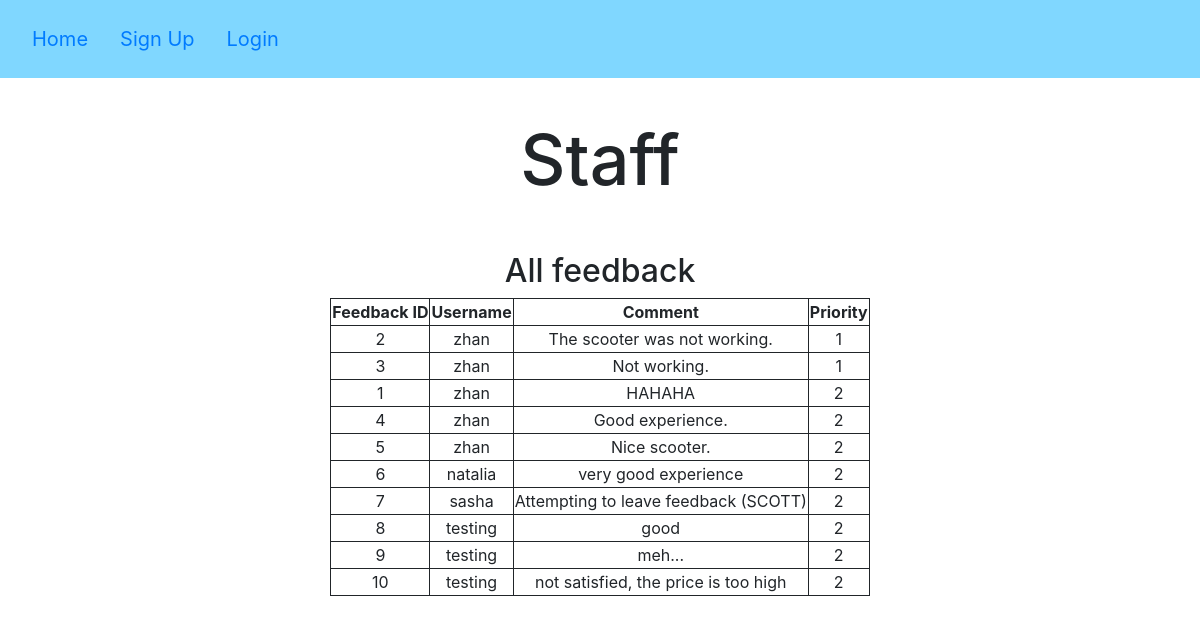
/view_feedback, run on the app's committed database.
### app/models.py (models this page shows)
class Feedback(db.Model):
    __tablename__ = 'comments'
    id = db.Column(db.Integer, primary_key=True)
    user_id = db.Column(db.Integer, db.ForeignKey('users.id'))
    comments = db.Column(db.Text)
    priority = db.Column(db.Integer)

class Users(UserMixin, db.Model):
    __tablename__ = 'users'
    id = db.Column(db.Integer, primary_key=True)
    username = db.Column(db.String(100), unique=True)
    email = db.Column(db.String(200), unique=True)
    password = db.Column(db.String(100))
    age = db.Column(db.Integer)
    staff = db.Column(db.Integer, default=0)
    cards = db.relationship('CardDetails', backref='users', lazy='dynamic')
    booking = db.relationship('Book', foreign_keys='Book.user_id', backref='users', lazy='dynamic')

### app/views.py (the view)
@app.route('/view_feedback', methods=['GET', 'POST'])
def view_feedback():
    users = []
    comments = []
    for i in models.Feedback.query.all():
        if i.priority == 1:
            comments.append(i)
            users.append(models.Users.query.get(i.user_id))
    for i in models.Feedback.query.all():
        if i.priority == 2:
            comments.append(i)
            users.append(models.Users.query.get(i.user_id))
    return render_template("view_feedback.html",Comments = comments, Users = users)

### app/templates/view_feedback.html (shortened to what this page needs)
{% extends "base.html" %}
{% block content %}
<h1>Staff</h1>
<h2>All feedback</h2>
<div class="container2">
    <table class="table-style">
    <thread>
        <tr>
            <th>Feedback ID</th>
            <th>Username</th>
            <th>Comment</th>
            <th>Priority</th>
        </tr>
    </thread>
    <tbody>
        {% for i in range(Comments | length) %}
        <tr>
                <td>{{Comments[i].id}}</td>
                <td>{{Users[i].username}}</td>
                <td>{{Comments[i].comments}}</td>
                <td>{{Comments[i].priority}}</td>
        </tr>
        {% endfor %}
</div>
{% endblock %}

### app/static/style2.css (style rules this page uses)
h1 { text-align: center; font-size: 70px; margin-bottom: 50px; margin-top: 40px; }
.container2 { margin: auto; text-align: center; }
h2 { text-align: center; }
.container2 table { margin: auto; text-align: center; }
.table-style th { border: 1px solid; }
.table-style td { border: 1px solid; }

### data on the page
Feedback: id "2", comments "The scooter was not working.", priority "1"
Users: username "zhan" "zhan" "zhan" "zhan" "zhan"
Feedback: id "3", comments "Not working.", priority "1"
Feedback: id "1", comments "HAHAHA", priority "2"
Feedback: id "4", comments "Good experience.", priority "2"
Feedback: id "5", comments "Nice scooter.", priority "2"
Feedback: id "6", comments "very good experience", priority "2"
Users: username "natalia"
Feedback: id "7", comments "Attempting to leave feedback (SCOTT)", priority "2"
Users: username "sasha"
Feedback: id "8", comments "good", priority "2"
Users: username "testing" "testing" "testing"
Feedback: id "9", comments "meh...", priority "2"
Feedback: id "10", comments "not satisfied, the price is too high", priority "2"
